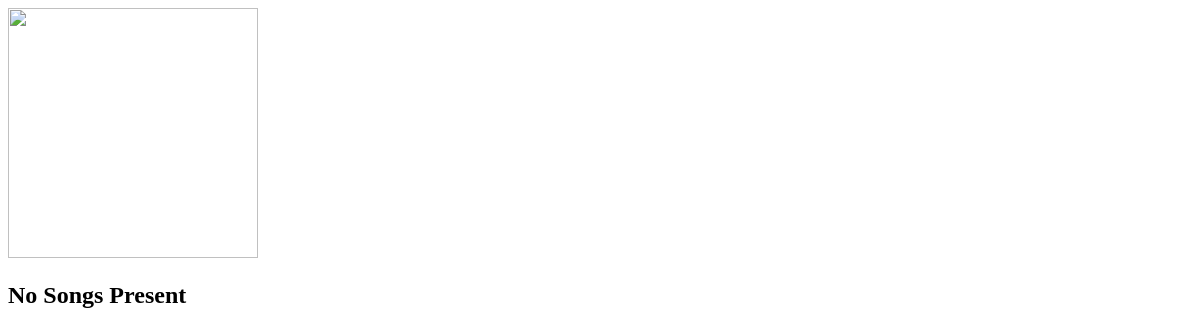
The app's page /music/1/, older data.
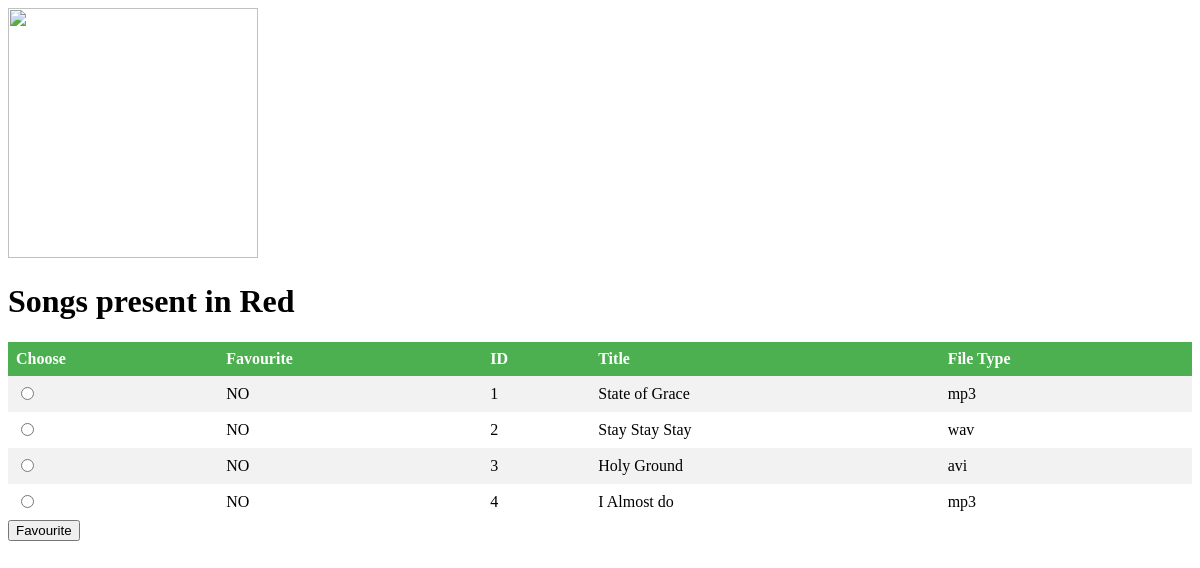
The same page, newer data.
### music/models.py (models this page shows, shortened)
class Album(models.Model) :
    artist = models.CharField(max_length=250)
    album_title = models.CharField(max_length=500)
    genre = models.CharField(max_length=100)
    album_logo = models.FileField()

class Song(models.Model) :
    album = models.ForeignKey(Album , on_delete=models.CASCADE)
    file_type = models.CharField(max_length=10)
    song_title = models.CharField(max_length=250)
    is_favourite = models.BooleanField(default=False)

### music/views.py (the view)
# urls.py: url(r'^(?P<album_id>[0-9]+)/$' , views.detail , name="detail") ,
def detail(request , album_id) :
    album = get_object_or_404(Album , pk=album_id)
    album_title = album.album_title
    album_logo = album.album_logo
    all_songs = album.song_set.all()
    context = {"all_songs": all_songs , 'album': album , "album_title" : album_title , "album_logo" : album_logo}
    return render(request , "music/detail.html" , context)

### music/templates/music/detail.html (shortened to what this page needs)
<!DOCTYPE html>
<html lang="en">
<head>
</head>
<body>
    <img src="{{ album_logo.url }}" height="250" width="250">
    {% if all_songs %}
    <h1>Songs present in {{ album_title }} </h1>
    <form action="{% url 'music:favourite' album.id %}" method="post">
    <table>
        <tr>
        <th>Choose</th>
        <th>Favourite</th>
        <th>ID</th>
        <th>Title</th>
        <th>File Type</th>
        </tr>
        {% for songs in all_songs %}
        <tr>
        <td><input type="radio" name="song" value="{{ songs.id }}"></td>
        {% if songs.is_favourite %}
            <td>YES</td>
        {% else %}
            <td>NO</td>
        {% endif %}
        <td>{{ songs.id }}</td>
        <td>{{ songs.song_title }}</td>
        <td>{{ songs.file_type }}</td>
    </tr>
    {% endfor %}
    </table>
    <input type="submit" value="Favourite" >
    </form>
    {% else %}
    <h2>No Songs Present</h2>
    {% endif %}
</body>
</html>

### music/templates/music/detail.html (style rules this page uses)
table { border-collapse: collapse; width: 100%; }
th, td { text-align: left; padding: 8px; }
tr:nth-child(even) { background-color: #f2f2f2 }
th { background-color: #4CAF50; color: white; }

Row changes from the older to the newer data that the page shows:
now on this page (row unchanged): Album: album_title "Red"
added Song: is_favourite "NO", id "1", song_title "State of Grace", file_type "mp3"
added Song: is_favourite "NO", id "2", song_title "Stay Stay Stay", file_type "wav"
added Song: is_favourite "NO", id "3", song_title "Holy Ground", file_type "avi"
added Song: is_favourite "NO", id "4", song_title "I Almost do", file_type "mp3"
Text that changed along with them:
form field value: (not shown) → "Favourite"
text no longer shown: "No Songs Present"
text now shown: "Songs present in Choose Favourite ID Title File Type"
